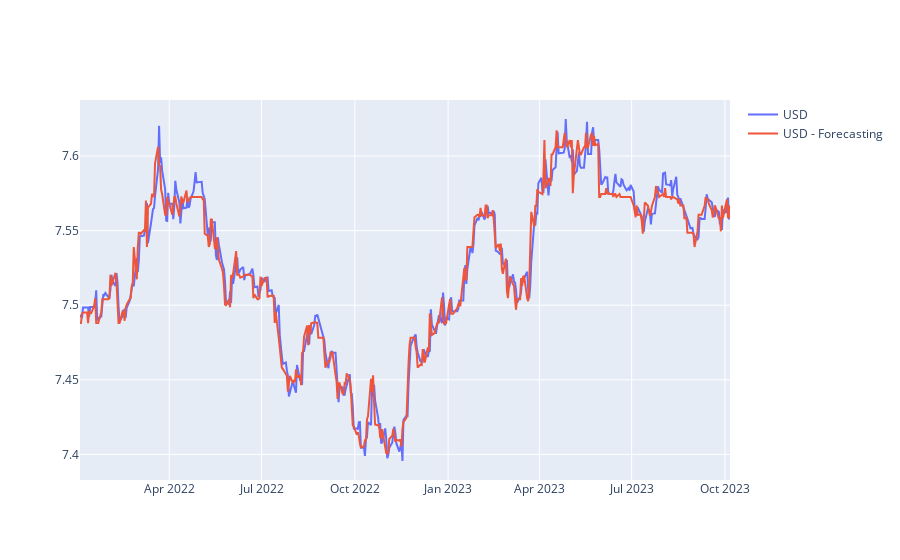

Write notebook code for a chart like this one.
### Code cell
fig = go.Figure()
fig.add_trace(go.Scatter(x=y_test.index, y=y_test.values, mode='lines', name='USD'))
fig.add_trace(go.Scatter(x=pred.index, y=pred.values, mode='lines', name='USD - Forecasting'))

### Figure 1 — Plotly figure (JSON) as saved in the notebook; plotly's stock layout.template omitted (floating-point values rounded to 4 significant figures; data arrays with more than 128 entries replaced by an {"elided": "..."} marker saying what was removed)
{"data": [{"mode": "lines", "name": "USD", "type": "scatter", "x": {"elided": "460 str values"}, "y": {"elided": "460 float values"}}, {"mode": "lines", "name": "USD - Forecasting", "type": "scatter", "x": {"elided": "460 str values"}, "y": {"elided": "460 float values"}}], "layout": {}}
